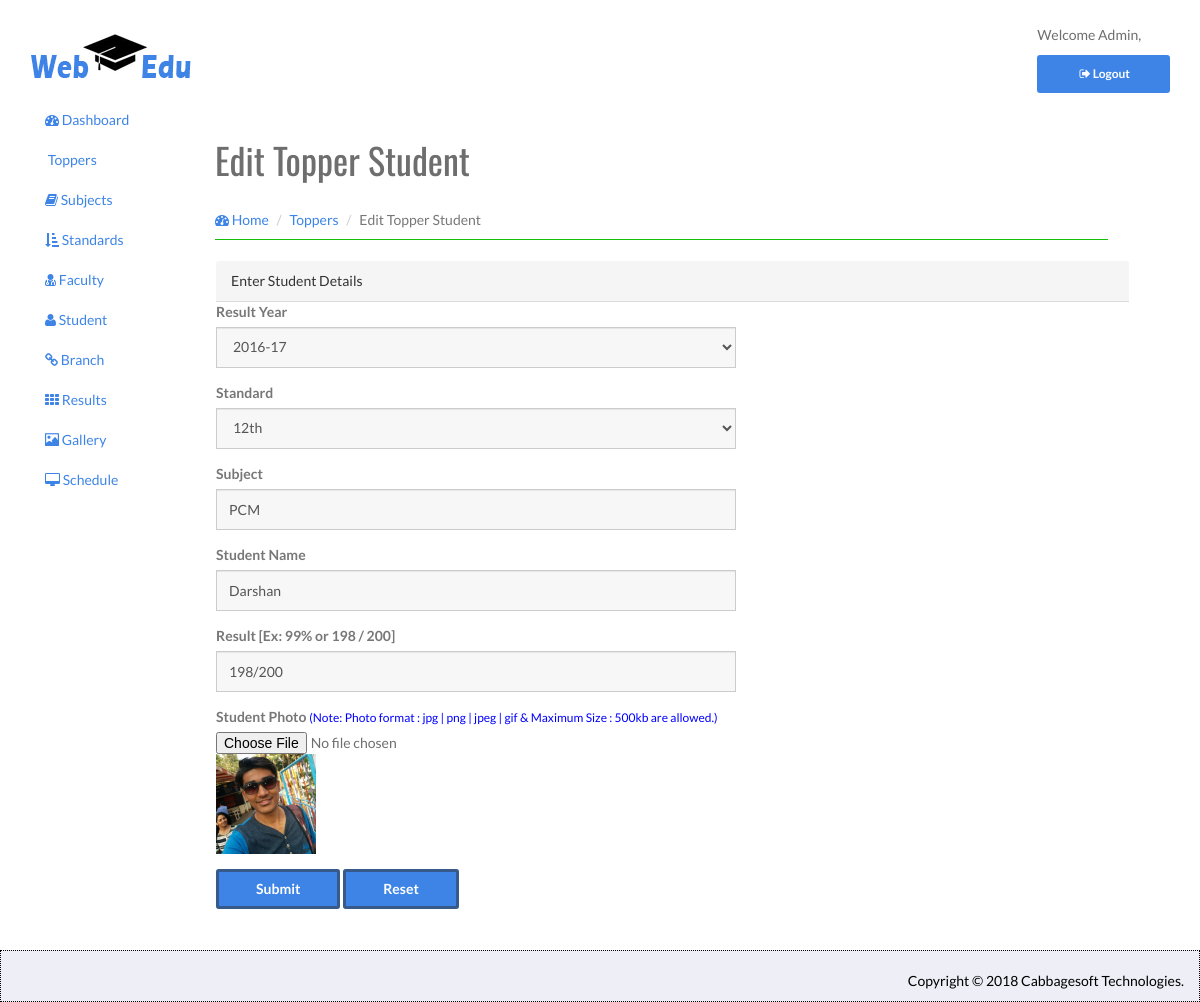
/admin/index.php/Toper_Controller/EditTopper/18, run on an earlier commit of the app's database.
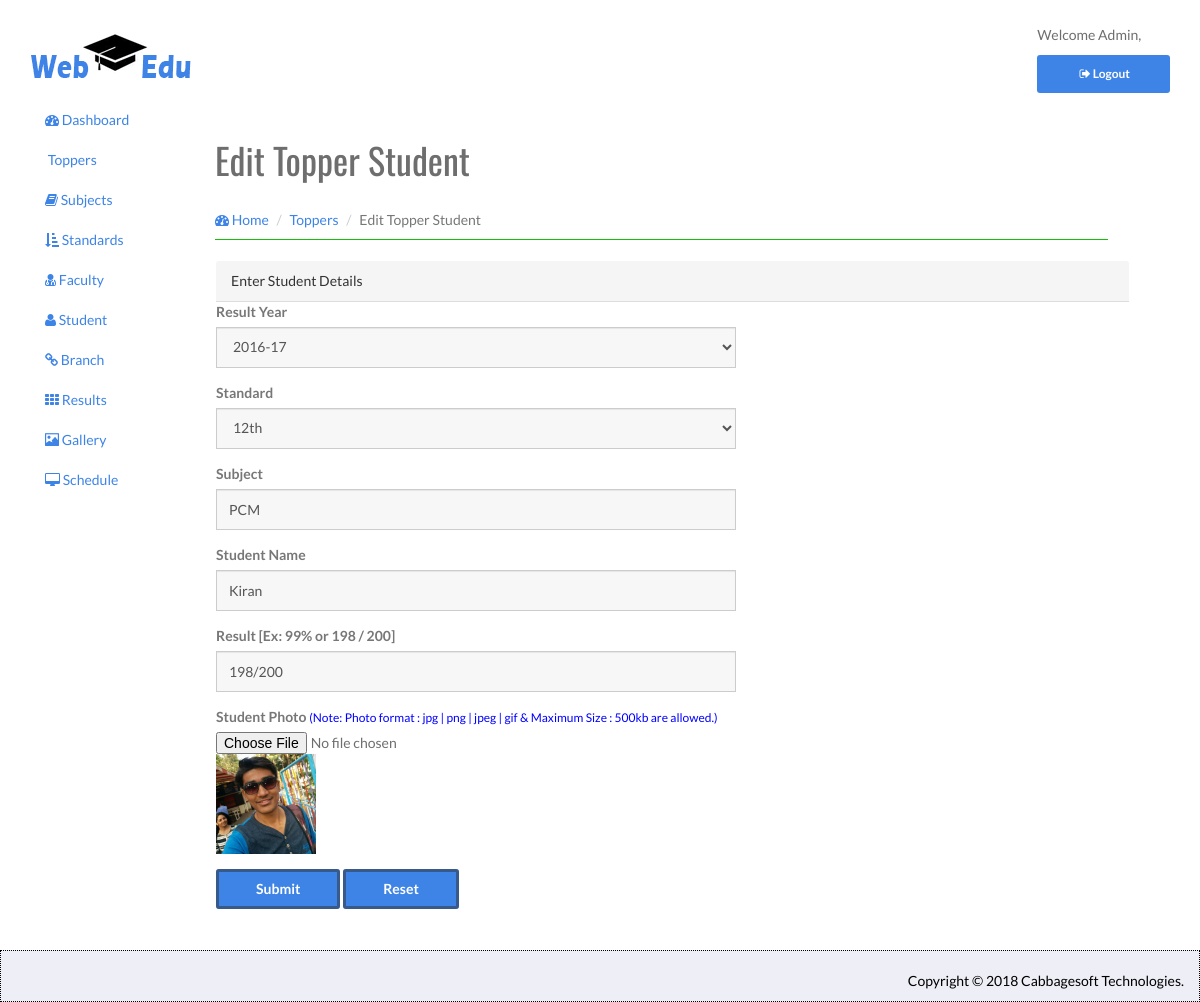
And on a later commit of the database.
### tables this page shows
CREATE TABLE `topper_mst` (
  `topper_id` int(11) NOT NULL,
  `year_id` int(11) NOT NULL,
  `standard_id` int(11) DEFAULT NULL,
  `subject` varchar(250) DEFAULT NULL,
  `student_name` varchar(250) NOT NULL,
  `result` varchar(250) NOT NULL,
  `photo` varchar(250) DEFAULT NULL
);

CREATE TABLE `topper_year_mst` (
  `year_id` int(11) NOT NULL,
  `year` varchar(100) NOT NULL
);

CREATE TABLE `standard_mst` (
  `standard_id` int(11) NOT NULL,
  `standard` varchar(250) DEFAULT NULL
);

### admin/application/controllers/Toper_Controller.php (called while the page is built, shortened)
<?php
class Toper_Controller extends CI_Controller {
    function __construct() {
        $this->load->model('Toper_Model');
    }
    public function EditTopper($id) {
        $result['AllYears'] = $this->Toper_Model->FetchAllYears();
        $result['AllStandards'] = $this->Toper_Model->FetchAllStandards();
        $result['EditTopper'] = $this->Toper_Model->SelectTopperDetails($id);
        $this->load->view('AddToppers', $result);
    }
}

### admin/index.php (called while the page is built, shortened)
<?php
require_once BASEPATH.'core/CodeIgniter.php';

### admin/application/models/Toper_Model.php (called while the page is built, shortened)
<?php
class Toper_Model extends CI_Model {
    public function FetchAllYears() {
        $this->db->select('*')->from('topper_year_mst');
        $query = $this->db->get();
        return $query->result();
    }
    public function FetchAllStandards() {
        $this->db->select('*')->from('standard_mst');
        $query = $this->db->get();
        return $query->result();
    }
    public function SelectTopperDetails($id) {
        $this->db->select('*');
        $this->db->from('topper_mst');
        $this->db->where('topper_id', $id);
        $q = $this->db->get();
        return $q->result();
    }
}
?>

### admin/application/views/AddToppers.php (the view, shortened to what the changed rows need)
<!DOCTYPE html>
<html>
    <head>
    </head>
    <body>
        <div id="wrapper">
            <div id="page-wrapper">
                <div class="row">
                    <div class="col-lg-9">
                         <div class="page-header">
                        <h1 class="heading"><?php if(!isset($EditTopper)){ echo "Add Topper Student"; }else{ echo "Edit Topper Student"; } ?></h1>
                      </div>
                    </div>
                <?php
                    if(isset($EditTopper)){
                        $insert="UpdateTopper";
                        foreach ($EditTopper as $value) {
                            $row=$value;
                        }
                    } else {
                        $insert="InsertNewTopper";
                    }
                ?>
                <div class="row">
                    <div class="col-lg-9">
                        <div class="panel panel-default">
                            <div class="panel-body">
                                <div class="row">
                                    <div class="col-lg-7">
                                        <form role="form" enctype="multipart/form-data" method="post" action="<?php echo base_url("index.php/Toper_Controller/$insert") ?>">
                                             <div class="form-group">
                                                <label>Result Year</label>
                                                <select class="form-input form-control" name="ResultYear" <?php echo(!isset($row)) ? "required" : ""; ?>>
                                                    <?php foreach($AllYears as $years) { ?>
                                                    <option value="<?php echo $years->year_id; ?>" <?php if(isset($row)) : echo($row->year_id == $years->year_id) ? "selected" : ""; endif; ?>>
                                                        <?php echo $years->year; ?>
                                                    </option>
                                                    <?php } ?>
                                                </select>
                                            </div>
                                            <div class="form-group">
                                                <label>Standard</label>
                                                <select class="form-input form-control" name="Standard" <?php echo(!isset($row)) ? "required" : ""; ?>>
                                                     <?php foreach($AllStandards as $standards) { ?>
                                                    <option value="<?php echo $standards->standard_id; ?>" <?php if(isset($row)) : echo($row->standard_id == $standards->standard_id) ? "selected" : ""; endif;?>>
                                                        <?php echo $standards->standard; ?>
                                                    </option>
                                                    <?php } ?>
                                                </select>
                                            </div>
                                            <div class="form-group">
                                                <label>Subject</label>
                                                <input class="form-input form-control" placeholder="Subject" name="Subject" value="<?php if(isset($row)){echo $row->subject;}?>">
                                            </div>
                                            <div class="form-group">
                                                <label>Student Name</label>
                                                <input class="form-input form-control" placeholder="Student Name" name="StudentName" value="<?php if(isset($row)){echo $row->student_name;}?>" <?php echo(!isset($row)) ? "required" : ""; ?>>
                                            </div>
                                            <div class="form-group">
                                                <label>Result  [Ex: 99% or 198 / 200]</label>
                                                <input class="form-input form-control" type="text" placeholder="Result" name="Result" value="<?php if(isset($row)){echo $row->result;}?>" <?php echo(!isset($row)) ? "required" : ""; ?> >
                                            </div>
                                            <div class="form-group">
                                                <label>Student Photo <span style="color:blue;font-size:12px;font-weight: normal;">(Note: Photo format : jpg | png | jpeg | gif & Maximum Size : 500kb are allowed.)</span></label>
                                                <input type="file" class="form-input" name="ImageUpload" accept="image/*" value="<?php if(isset($row)){ echo $row->photo;}?> " >
                                               <?php if(isset($row)) {?> <img src="<?php echo base_url("panel/img/topperimage/$row->photo")?>"  width="100px" height="100px"><?php } ?>
                                            </div>
                                        </form>
                                    </div>
                                </div>
                            </div>
                        </div>
                    </div>
                </div>
                </div>
</div></div>
                </body>
                </html>

What changed in the data, as far as the page shows it:
changed topper_mst "PCM": StudentName "Darshan" → "Kiran"
